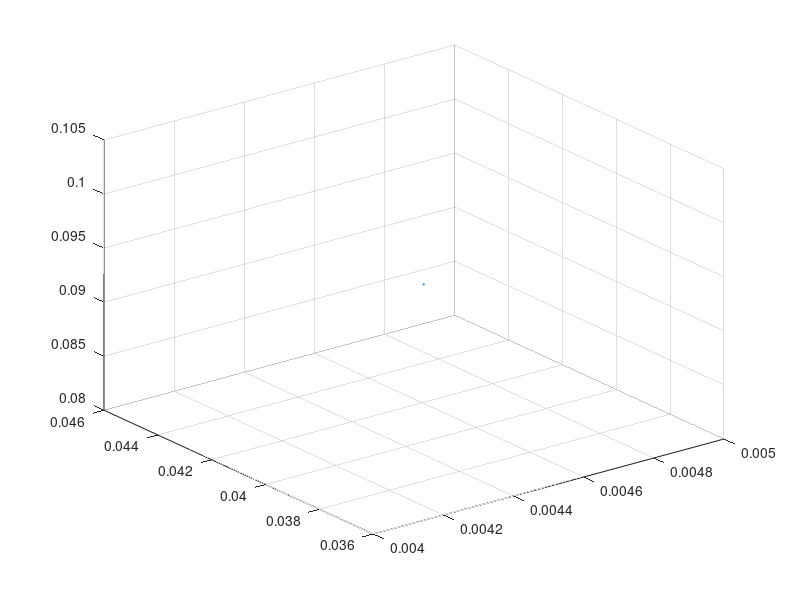

Here is the MATLAB script that generated this plot:
scatter3(0.163335, 0.063000, 0.092832, 1);
scatter3(0.163645, 0.063000, 0.085082, 1);
scatter3(0.164376, 0.063000, 0.029267, 1);
scatter3(0.164590, 0.063000, 0.016311, 1);
scatter3(0.164590, 0.063000, 0.016311, 1);
scatter3(0.164614, 0.063000, 0.013116, 1);
scatter3(0.164614, 0.063000, 0.013116, 1);
scatter3(0.162800, 0.063000, 0.030529, 1);
scatter3(0.159306, 0.063000, 0.092958, 1);
scatter3(0.159306, 0.063000, 0.092958, 1);
scatter3(0.162948, 0.063000, 0.023641, 1);
scatter3(0.162894, 0.063000, 0.020793, 1);
scatter3(0.162069, 0.063000, 0.032574, 1);
scatter3(0.158816, 0.063000, 0.085148, 1);
scatter3(0.158816, 0.063000, 0.085148, 1);
scatter3(0.161664, 0.063000, 0.016113, 1);
scatter3(0.161664, 0.063000, 0.016113, 1);
scatter3(0.159877, 0.063000, 0.035703, 1);
scatter3(0.159810, 0.063000, 0.032173, 1);
scatter3(0.160786, 0.063000, 0.013117, 1);
scatter3(0.160786, 0.063000, 0.013117, 1);
scatter3(0.160194, 0.063000, 0.016139, 1);
scatter3(0.157366, 0.053392, 0.093000, 1);
scatter3(0.157366, 0.053392, 0.093000, 1);
scatter3(0.159316, 0.063000, 0.020374, 1);
scatter3(0.155215, 0.063000, 0.089169, 1);
scatter3(0.155354, 0.063000, 0.084966, 1);
scatter3(0.155354, 0.063000, 0.084966, 1);
scatter3(0.158929, 0.063000, 0.013158, 1);
scatter3(0.158929, 0.063000, 0.013158, 1);
scatter3(0.157984, 0.063000, 0.029949, 1);
scatter3(0.157750, 0.063000, 0.016285, 1);
scatter3(0.157750, 0.063000, 0.016285, 1);
scatter3(0.153913, 0.063000, 0.088900, 1);
scatter3(0.154441, 0.063000, 0.075009, 1);
scatter3(0.154602, 0.063000, 0.068024, 1);
scatter3(0.154602, 0.063000, 0.068024, 1);
scatter3(0.153263, 0.063000, 0.092840, 1);
scatter3(0.153263, 0.063000, 0.092840, 1);
scatter3(0.156402, 0.063000, 0.029770, 1);
scatter3(0.156402, 0.063000, 0.029770, 1);
scatter3(0.154698, 0.063000, 0.061931, 1);
scatter3(0.153176, 0.063000, 0.085114, 1);
scatter3(0.153176, 0.063000, 0.085114, 1);
scatter3(0.156355, 0.063000, 0.020357, 1);
scatter3(0.153389, 0.063000, 0.072814, 1);
scatter3(0.154964, 0.063000, 0.032202, 1);
scatter3(0.154964, 0.063000, 0.032202, 1);
scatter3(0.153347, 0.063000, 0.061935, 1);
scatter3(0.153016, 0.063000, 0.067907, 1);
scatter3(0.153016, 0.063000, 0.067907, 1);
scatter3(0.152664, 0.063000, 0.070942, 1);
scatter3(0.152664, 0.063000, 0.070942, 1);
scatter3(0.151458, 0.063000, 0.092895, 1);
scatter3(0.154997, 0.063000, 0.016073, 1);
scatter3(0.150955, 0.063000, 0.088950, 1);
scatter3(0.150955, 0.063000, 0.088950, 1);
scatter3(0.151858, 0.053360, 0.093000, 1);
scatter3(0.151858, 0.053360, 0.093000, 1);
scatter3(0.151957, 0.063000, 0.064748, 1);
scatter3(0.151835, 0.063000, 0.066609, 1);
scatter3(0.153411, 0.063000, 0.029064, 1);
scatter3(0.153455, 0.063000, 0.025839, 1);
scatter3(0.150897, 0.063000, 0.075021, 1);
scatter3(0.150897, 0.063000, 0.075021, 1);
scatter3(0.153427, 0.063000, 0.021402, 1);
scatter3(0.149958, 0.063000, 0.085461, 1);
scatter3(0.151011, 0.063000, 0.063397, 1);
scatter3(0.150625, 0.063000, 0.068044, 1);
scatter3(0.150625, 0.063000, 0.068044, 1);
scatter3(0.150785, 0.063000, 0.061896, 1);
scatter3(0.150785, 0.063000, 0.061896, 1);
scatter3(0.149023, 0.063000, 0.092687, 1);
scatter3(0.149649, 0.063000, 0.070872, 1);
scatter3(0.149414, 0.063000, 0.072811, 1);
scatter3(0.148417, 0.063000, 0.081201, 1);
scatter3(0.148954, 0.063000, 0.067964, 1);
scatter3(0.148954, 0.063000, 0.067964, 1);
scatter3(0.148456, 0.063000, 0.074702, 1);
scatter3(0.148456, 0.063000, 0.074702, 1);
scatter3(0.151163, 0.063000, 0.016075, 1);
scatter3(0.147631, 0.063000, 0.089195, 1);
scatter3(0.147481, 0.063000, 0.085033, 1);
scatter3(0.148294, 0.063000, 0.065236, 1);
scatter3(0.149725, 0.063000, 0.024360, 1);
scatter3(0.149725, 0.063000, 0.024360, 1);
scatter3(0.150219, 0.063000, 0.013285, 1);
scatter3(0.147074, 0.053399, 0.093000, 1);
scatter3(0.146116, 0.063000, 0.074658, 1);
scatter3(0.146116, 0.063000, 0.074658, 1);
scatter3(0.145245, 0.063000, 0.081307, 1);
scatter3(0.145299, 0.063000, 0.070934, 1);
scatter3(0.145299, 0.063000, 0.070934, 1);
scatter3(0.147680, 0.063000, 0.016101, 1);
scatter3(0.151142, 0.004346, 0.093000, 1);
scatter3(0.145328, 0.063000, 0.064902, 1);
scatter3(0.145328, 0.063000, 0.064902, 1);
scatter3(0.145094, 0.063000, 0.067836, 1);
scatter3(0.145094, 0.063000, 0.067836, 1);
scatter3(0.144692, 0.063000, 0.075087, 1);
scatter3(0.144476, 0.063000, 0.072828, 1);
scatter3(0.144051, 0.053293, 0.093000, 1);
scatter3(0.144051, 0.053293, 0.093000, 1);
scatter3(0.144344, 0.063000, 0.057785, 1);
scatter3(0.142487, 0.063000, 0.092803, 1);
scatter3(0.142487, 0.063000, 0.092803, 1);
scatter3(0.144196, 0.063000, 0.047528, 1);
scatter3(0.145426, 0.063000, 0.013021, 1);
scatter3(0.145426, 0.063000, 0.013021, 1);
scatter3(0.142671, 0.063000, 0.067702, 1);
scatter3(0.142671, 0.063000, 0.067702, 1);
scatter3(0.144330, 0.063000, 0.016373, 1);
scatter3(0.142689, 0.063000, 0.054618, 1);
scatter3(0.141551, 0.063000, 0.070827, 1);
scatter3(0.141551, 0.063000, 0.070827, 1);
scatter3(0.141882, 0.063000, 0.061821, 1);
scatter3(0.142038, 0.063000, 0.057694, 1);
scatter3(0.142042, 0.063000, 0.056124, 1);
scatter3(0.142042, 0.063000, 0.056124, 1);
scatter3(0.141841, 0.063000, 0.047439, 1);
scatter3(0.141841, 0.063000, 0.047439, 1);
scatter3(0.141045, 0.052344, 0.093000, 1);
scatter3(0.140472, 0.063000, 0.074696, 1);
scatter3(0.140472, 0.063000, 0.074696, 1);
scatter3(0.140511, 0.063000, 0.067824, 1);
scatter3(0.140511, 0.063000, 0.067824, 1);
scatter3(0.141013, 0.063000, 0.051677, 1);
scatter3(0.140547, 0.063000, 0.061990, 1);
scatter3(0.139555, 0.063000, 0.085135, 1);
scatter3(0.140043, 0.063000, 0.070826, 1);
scatter3(0.140043, 0.063000, 0.070826, 1);
scatter3(0.140460, 0.063000, 0.057598, 1);
scatter3(0.140460, 0.063000, 0.057598, 1);
scatter3(0.144843, 0.006062, 0.093000, 1);
scatter3(0.144843, 0.006062, 0.093000, 1);
scatter3(0.145203, 0.001611, 0.093000, 1);
scatter3(0.140333, 0.063000, 0.047316, 1);
scatter3(0.138038, 0.063000, 0.092958, 1);
scatter3(0.138523, 0.063000, 0.074731, 1);
scatter3(0.138523, 0.063000, 0.074731, 1);
scatter3(0.139116, 0.063000, 0.056129, 1);
scatter3(0.139116, 0.063000, 0.056129, 1);
scatter3(0.138920, 0.063000, 0.054553, 1);
scatter3(0.137725, 0.063000, 0.085287, 1);
scatter3(0.137725, 0.063000, 0.085287, 1);
scatter3(0.138778, 0.063000, 0.052007, 1);
scatter3(0.140080, 0.063000, 0.013200, 1);
scatter3(0.140080, 0.063000, 0.013200, 1);
scatter3(0.139770, 0.063000, 0.016618, 1);
scatter3(0.139770, 0.063000, 0.016618, 1);
scatter3(0.137055, 0.063000, 0.081243, 1);
scatter3(0.137055, 0.063000, 0.081243, 1);
scatter3(0.137124, 0.063000, 0.075690, 1);
scatter3(0.137124, 0.063000, 0.075690, 1);
scatter3(0.137090, 0.063000, 0.070854, 1);
scatter3(0.136927, 0.063000, 0.072981, 1);
scatter3(0.137089, 0.063000, 0.061883, 1);
scatter3(0.137724, 0.063000, 0.041624, 1);
scatter3(0.136859, 0.063000, 0.057785, 1);
scatter3(0.136859, 0.063000, 0.057785, 1);
scatter3(0.137453, 0.063000, 0.016165, 1);
scatter3(0.134583, 0.063000, 0.092918, 1);
scatter3(0.134819, 0.063000, 0.085284, 1);
scatter3(0.134819, 0.063000, 0.085284, 1);
scatter3(0.136693, 0.063000, 0.032488, 1);
scatter3(0.135119, 0.063000, 0.075056, 1);
scatter3(0.135119, 0.063000, 0.075056, 1);
scatter3(0.135067, 0.063000, 0.076224, 1);
scatter3(0.135528, 0.063000, 0.055789, 1);
scatter3(0.136816, 0.063000, 0.013423, 1);
scatter3(0.135038, 0.063000, 0.059785, 1);
scatter3(0.134147, 0.063000, 0.081386, 1);
scatter3(0.134147, 0.063000, 0.081386, 1);
scatter3(0.134646, 0.063000, 0.064869, 1);
scatter3(0.134646, 0.063000, 0.064869, 1);
scatter3(0.133690, 0.063000, 0.088987, 1);
scatter3(0.133690, 0.063000, 0.088987, 1);
scatter3(0.133544, 0.063000, 0.087064, 1);
scatter3(0.134832, 0.063000, 0.047350, 1);
scatter3(0.134832, 0.063000, 0.047350, 1);
scatter3(0.133852, 0.063000, 0.062057, 1);
scatter3(0.133866, 0.063000, 0.056121, 1);
scatter3(0.134299, 0.063000, 0.041654, 1);
scatter3(0.134299, 0.063000, 0.041654, 1);
scatter3(0.133809, 0.063000, 0.054483, 1);
scatter3(0.133809, 0.063000, 0.054483, 1);
scatter3(0.132915, 0.063000, 0.072840, 1);
scatter3(0.131927, 0.063000, 0.089131, 1);
scatter3(0.132696, 0.063000, 0.057380, 1);
scatter3(0.132188, 0.063000, 0.070835, 1);
scatter3(0.132188, 0.063000, 0.070835, 1);
scatter3(0.131790, 0.063000, 0.074665, 1);
scatter3(0.131790, 0.063000, 0.074665, 1);
scatter3(0.132043, 0.063000, 0.064874, 1);
scatter3(0.132043, 0.063000, 0.064874, 1);
scatter3(0.131264, 0.063000, 0.082291, 1);
scatter3(0.131264, 0.063000, 0.082291, 1);
scatter3(0.131107, 0.052887, 0.093000, 1);
scatter3(0.131750, 0.063000, 0.044618, 1);
scatter3(0.131750, 0.063000, 0.044618, 1);
scatter3(0.131139, 0.063000, 0.051640, 1);
scatter3(0.131139, 0.063000, 0.051640, 1);
scatter3(0.129796, 0.063000, 0.081213, 1);
scatter3(0.129840, 0.063000, 0.067894, 1);
scatter3(0.130002, 0.063000, 0.058027, 1);
scatter3(0.130002, 0.063000, 0.058027, 1);
scatter3(0.129843, 0.063000, 0.061898, 1);
scatter3(0.130341, 0.063000, 0.044597, 1);
scatter3(0.130341, 0.063000, 0.044597, 1);
scatter3(0.130341, 0.063000, 0.044597, 1);
scatter3(0.130733, 0.063000, 0.013191, 1);
scatter3(0.128495, 0.063000, 0.081282, 1);
scatter3(0.128495, 0.063000, 0.081282, 1);
scatter3(0.132939, 0.006838, 0.093000, 1);
scatter3(0.129502, 0.063000, 0.041668, 1);
scatter3(0.129502, 0.063000, 0.041668, 1);
scatter3(0.128729, 0.063000, 0.064826, 1);
scatter3(0.128729, 0.063000, 0.064826, 1);
scatter3(0.128383, 0.063000, 0.075004, 1);
scatter3(0.128383, 0.063000, 0.075004, 1);
scatter3(0.128878, 0.063000, 0.054666, 1);
scatter3(0.128878, 0.063000, 0.054666, 1);
scatter3(0.128083, 0.063000, 0.062121, 1);
scatter3(0.128247, 0.063000, 0.025530, 1);
scatter3(0.128247, 0.063000, 0.025530, 1);
scatter3(0.126488, 0.063000, 0.080988, 1);
scatter3(0.125984, 0.063000, 0.074587, 1);
scatter3(0.125984, 0.063000, 0.074587, 1);
scatter3(0.126261, 0.063000, 0.051636, 1);
scatter3(0.127145, 0.063000, 0.016096, 1);
scatter3(0.125805, 0.063000, 0.061867, 1);
scatter3(0.125136, 0.063000, 0.081246, 1);
scatter3(0.125136, 0.063000, 0.081246, 1);
scatter3(0.124512, 0.063000, 0.089044, 1);
scatter3(0.126476, 0.063000, 0.013169, 1);
scatter3(0.126476, 0.063000, 0.013169, 1);
scatter3(0.125279, 0.063000, 0.054653, 1);
scatter3(0.125279, 0.063000, 0.054653, 1);
scatter3(0.128709, 0.001940, 0.093000, 1);
scatter3(0.124552, 0.063000, 0.064834, 1);
scatter3(0.124552, 0.063000, 0.064834, 1);
scatter3(0.123714, 0.063000, 0.092835, 1);
scatter3(0.128223, 0.001326, 0.093000, 1);
scatter3(0.128223, 0.001326, 0.093000, 1);
scatter3(0.123794, 0.063000, 0.059725, 1);
scatter3(0.123098, 0.063000, 0.081250, 1);
scatter3(0.123098, 0.063000, 0.081250, 1);
scatter3(0.124812, 0.063000, 0.013167, 1);
scatter3(0.124812, 0.063000, 0.013167, 1);
scatter3(0.122519, 0.063000, 0.085088, 1);
scatter3(0.122519, 0.063000, 0.085088, 1);
scatter3(0.123346, 0.063000, 0.051606, 1);
scatter3(0.123346, 0.063000, 0.051606, 1);
scatter3(0.122345, 0.063000, 0.089024, 1);
scatter3(0.122345, 0.063000, 0.089024, 1);
scatter3(0.123113, 0.063000, 0.054673, 1);
scatter3(0.123113, 0.063000, 0.054673, 1);
scatter3(0.122562, 0.063000, 0.074343, 1);
scatter3(0.122562, 0.063000, 0.074343, 1);
scatter3(0.123155, 0.063000, 0.013182, 1);
scatter3(0.123155, 0.063000, 0.013182, 1);
scatter3(0.121604, 0.063000, 0.057541, 1);
scatter3(0.121172, 0.063000, 0.061887, 1);
scatter3(0.120499, 0.063000, 0.064903, 1);
scatter3(0.119693, 0.063000, 0.092849, 1);
scatter3(0.119708, 0.063000, 0.085400, 1);
scatter3(0.119545, 0.053341, 0.093000, 1);
scatter3(0.119545, 0.053341, 0.093000, 1);
scatter3(0.119482, 0.063000, 0.051622, 1);
scatter3(0.119482, 0.063000, 0.051622, 1);
scatter3(0.120206, 0.063000, 0.013135, 1);
scatter3(0.118893, 0.063000, 0.067867, 1);
scatter3(0.118893, 0.063000, 0.067867, 1);
scatter3(0.118897, 0.063000, 0.039923, 1);
scatter3(0.118897, 0.063000, 0.039923, 1);
scatter3(0.118897, 0.063000, 0.039923, 1);
scatter3(0.118316, 0.063000, 0.054619, 1);
scatter3(0.119025, 0.063000, 0.016397, 1);
scatter3(0.118676, 0.063000, 0.015947, 1);
scatter3(0.118676, 0.063000, 0.015947, 1);
scatter3(0.118676, 0.063000, 0.015947, 1);
scatter3(0.117229, 0.063000, 0.067736, 1);
scatter3(0.116484, 0.063000, 0.085290, 1);
scatter3(0.116484, 0.063000, 0.085290, 1);
scatter3(0.116016, 0.063000, 0.089138, 1);
scatter3(0.117139, 0.063000, 0.036402, 1);
scatter3(0.117139, 0.063000, 0.036402, 1);
scatter3(0.115968, 0.063000, 0.089132, 1);
scatter3(0.115968, 0.063000, 0.089132, 1);
scatter3(0.116615, 0.063000, 0.042746, 1);
scatter3(0.116615, 0.063000, 0.042746, 1);
scatter3(0.116615, 0.063000, 0.042746, 1);
scatter3(0.115916, 0.063000, 0.051632, 1);
scatter3(0.115916, 0.063000, 0.051632, 1);
scatter3(0.115205, 0.063000, 0.081193, 1);
scatter3(0.115205, 0.063000, 0.081193, 1);
scatter3(0.115117, 0.063000, 0.081190, 1);
scatter3(0.114312, 0.063000, 0.092872, 1);
scatter3(0.114312, 0.063000, 0.092872, 1);
scatter3(0.115111, 0.063000, 0.039356, 1);
scatter3(0.115252, 0.063000, 0.031411, 1);
scatter3(0.114545, 0.063000, 0.064899, 1);
scatter3(0.114115, 0.053735, 0.093000, 1);
scatter3(0.114115, 0.053735, 0.093000, 1);
scatter3(0.113378, 0.063000, 0.085384, 1);
scatter3(0.113378, 0.063000, 0.085384, 1);
scatter3(0.114374, 0.063000, 0.013222, 1);
scatter3(0.114374, 0.063000, 0.013222, 1);
scatter3(0.112683, 0.063000, 0.089061, 1);
scatter3(0.112728, 0.063000, 0.081418, 1);
scatter3(0.112728, 0.063000, 0.081418, 1);
scatter3(0.112322, 0.063000, 0.086010, 1);
scatter3(0.111977, 0.063000, 0.092871, 1);
scatter3(0.111977, 0.063000, 0.092871, 1);
scatter3(0.111374, 0.052990, 0.093000, 1);
scatter3(0.110312, 0.063000, 0.057623, 1);
scatter3(0.109783, 0.063000, 0.085098, 1);
scatter3(0.109783, 0.063000, 0.085098, 1);
scatter3(0.109530, 0.063000, 0.088957, 1);
scatter3(0.109530, 0.063000, 0.088957, 1);
scatter3(0.110683, 0.063000, 0.016035, 1);
scatter3(0.109980, 0.063000, 0.054798, 1);
scatter3(0.110463, 0.063000, 0.013143, 1);
scatter3(0.108991, 0.063000, 0.021920, 1);
scatter3(0.108008, 0.063000, 0.054610, 1);
scatter3(0.108008, 0.063000, 0.054610, 1);
scatter3(0.107340, 0.062998, 0.093000, 1);
scatter3(0.107340, 0.062998, 0.093000, 1);
scatter3(0.108129, 0.063000, 0.039399, 1);
scatter3(0.107301, 0.063000, 0.057603, 1);
scatter3(0.106211, 0.053682, 0.093000, 1);
scatter3(0.106760, 0.063000, 0.016060, 1);
scatter3(0.106760, 0.063000, 0.016060, 1);
scatter3(0.107472, 0.018501, 0.093000, 1);
scatter3(0.105460, 0.063000, 0.088928, 1);
scatter3(0.105460, 0.063000, 0.088928, 1);
scatter3(0.103684, 0.063000, 0.089327, 1);
scatter3(0.103904, 0.063000, 0.044372, 1);
scatter3(0.103173, 0.063000, 0.057780, 1);
scatter3(0.103173, 0.063000, 0.057780, 1);
scatter3(0.104433, 0.002833, 0.093000, 1);
scatter3(0.102078, 0.063000, 0.084843, 1);
scatter3(0.102078, 0.063000, 0.084843, 1);
scatter3(0.102047, 0.063000, 0.026189, 1);
scatter3(0.102943, 0.019760, 0.093000, 1);
scatter3(0.100218, 0.063000, 0.028979, 1);
scatter3(0.099924, 0.063000, 0.057481, 1);
scatter3(0.099584, 0.063000, 0.054553, 1);
scatter3(0.099862, 0.063000, 0.012986, 1);
scatter3(0.098809, 0.063000, 0.092833, 1);
scatter3(0.100407, 0.012655, 0.093000, 1);
scatter3(0.100407, 0.012655, 0.093000, 1);
scatter3(0.098618, 0.063000, 0.085310, 1);
scatter3(0.098618, 0.063000, 0.085310, 1);
scatter3(0.098636, 0.063000, 0.034716, 1);
scatter3(0.099079, 0.013397, 0.093000, 1);
scatter3(0.099079, 0.013397, 0.093000, 1);
scatter3(0.097320, 0.063000, 0.057606, 1);
scatter3(0.097163, 0.063000, 0.054427, 1);
scatter3(0.097316, 0.063000, 0.031920, 1);
scatter3(0.097965, 0.013118, 0.093000, 1);
scatter3(0.097928, 0.009234, 0.093000, 1);
scatter3(0.096817, 0.063000, 0.016246, 1);
scatter3(0.096817, 0.063000, 0.016246, 1);
scatter3(0.096216, 0.063000, 0.085341, 1);
scatter3(0.096216, 0.063000, 0.085341, 1);
scatter3(0.096101, 0.062677, 0.093000, 1);
scatter3(0.096927, 0.022642, 0.093000, 1);
scatter3(0.096765, 0.013306, 0.093000, 1);
scatter3(0.096765, 0.013306, 0.093000, 1);
scatter3(0.095576, 0.063000, 0.054601, 1);
scatter3(0.095576, 0.063000, 0.054601, 1);
scatter3(0.095328, 0.063000, 0.056106, 1);
scatter3(0.094991, 0.063000, 0.092786, 1);
scatter3(0.094973, 0.063000, 0.035284, 1);
scatter3(0.095580, 0.021757, 0.093000, 1);
scatter3(0.095377, 0.013229, 0.093000, 1);
scatter3(0.095424, 0.009412, 0.093000, 1);
scatter3(0.094193, 0.063000, 0.054749, 1);
scatter3(0.094193, 0.063000, 0.054749, 1);
scatter3(0.094561, 0.031516, 0.093000, 1);
scatter3(0.093808, 0.063000, 0.057637, 1);
scatter3(0.094074, 0.021287, 0.093000, 1);
scatter3(0.094074, 0.021287, 0.093000, 1);
scatter3(0.093176, 0.053187, 0.093000, 1);
scatter3(0.093985, 0.013310, 0.093000, 1);
scatter3(0.092968, 0.063000, 0.056097, 1);
scatter3(0.092778, 0.062975, 0.093000, 1);
scatter3(0.092778, 0.062975, 0.093000, 1);
scatter3(0.092807, 0.063000, 0.054575, 1);
scatter3(0.093098, 0.009240, 0.093000, 1);
scatter3(0.092789, 0.017751, 0.093000, 1);
scatter3(0.092789, 0.017751, 0.093000, 1);
scatter3(0.092429, 0.023243, 0.093000, 1);
scatter3(0.091492, 0.063000, 0.016231, 1);
scatter3(0.091885, 0.028552, 0.093000, 1);
scatter3(0.091831, 0.013068, 0.093000, 1);
scatter3(0.091831, 0.013068, 0.093000, 1);
scatter3(0.091073, 0.031781, 0.093000, 1);
scatter3(0.091126, 0.021491, 0.093000, 1);
scatter3(0.091004, 0.025931, 0.093000, 1);
scatter3(0.091115, 0.008931, 0.093000, 1);
scatter3(0.090211, 0.013559, 0.093000, 1);
scatter3(0.090010, 0.021290, 0.093000, 1);
scatter3(0.089800, 0.024807, 0.093000, 1);
scatter3(0.089034, 0.063000, 0.054556, 1);
scatter3(0.089643, 0.002618, 0.093000, 1);
scatter3(0.089355, 0.017067, 0.093000, 1);
scatter3(0.089355, 0.017067, 0.093000, 1);
scatter3(0.089253, 0.009286, 0.093000, 1);
scatter3(0.088849, 0.021465, 0.093000, 1);
scatter3(0.087907, 0.014055, 0.093000, 1);
scatter3(0.087907, 0.014055, 0.093000, 1);
scatter3(0.087570, 0.032001, 0.093000, 1);
scatter3(0.086923, 0.063000, 0.054611, 1);
scatter3(0.087453, 0.021087, 0.093000, 1);
scatter3(0.087453, 0.021087, 0.093000, 1);
scatter3(0.087222, 0.025097, 0.093000, 1);
scatter3(0.086984, 0.029174, 0.093000, 1);
scatter3(0.086369, 0.063000, 0.026409, 1);
scatter3(0.086317, 0.063000, 0.030499, 1);
scatter3(0.086283, 0.063000, 0.036002, 1);
scatter3(0.086283, 0.063000, 0.036002, 1);
scatter3(0.086089, 0.063000, 0.040920, 1);
scatter3(0.085961, 0.063000, 0.057788, 1);
scatter3(0.086528, 0.009525, 0.093000, 1);
scatter3(0.086451, 0.016738, 0.093000, 1);
scatter3(0.086020, 0.021405, 0.093000, 1);
scatter3(0.086020, 0.021405, 0.093000, 1);
scatter3(0.085704, 0.028479, 0.093000, 1);
scatter3(0.085737, 0.014391, 0.093000, 1);
scatter3(0.085354, 0.017800, 0.093000, 1);
scatter3(0.084654, 0.063000, 0.016000, 1);
scatter3(0.084615, 0.063000, 0.040378, 1);
scatter3(0.084508, 0.029469, 0.093000, 1);
scatter3(0.084188, 0.019995, 0.093000, 1);
scatter3(0.083182, 0.063000, 0.040079, 1);
scatter3(0.083182, 0.063000, 0.040079, 1);
scatter3(0.083466, 0.013126, 0.093000, 1);
scatter3(0.083466, 0.013126, 0.093000, 1);
scatter3(0.083389, 0.025437, 0.093000, 1);
scatter3(0.082922, 0.031537, 0.093000, 1);
scatter3(0.082663, 0.016351, 0.093000, 1);
scatter3(0.082535, 0.009247, 0.093000, 1);
scatter3(0.082524, 0.003015, 0.093000, 1);
scatter3(0.081852, 0.063000, 0.035441, 1);
scatter3(0.081852, 0.063000, 0.035441, 1);
scatter3(0.081515, 0.016288, 0.093000, 1);
scatter3(0.081079, 0.063000, 0.031540, 1);
scatter3(0.081079, 0.063000, 0.031540, 1);
scatter3(0.080878, 0.063000, 0.015975, 1);
scatter3(0.081136, 0.012373, 0.093000, 1);
scatter3(0.080823, 0.063000, 0.050454, 1);
scatter3(0.080727, 0.063000, 0.043028, 1);
scatter3(0.080446, 0.063000, 0.028732, 1);
scatter3(0.079894, 0.063000, 0.030517, 1);
scatter3(0.080171, 0.016568, 0.093000, 1);
scatter3(0.079691, 0.063000, 0.047149, 1);
scatter3(0.079315, 0.022200, 0.093000, 1);
scatter3(0.078850, 0.063000, 0.031346, 1);
scatter3(0.078850, 0.063000, 0.031346, 1);
scatter3(0.078591, 0.009614, 0.093000, 1);
scatter3(0.077934, 0.063000, 0.033556, 1);
scatter3(0.077712, 0.024320, 0.093000, 1);
scatter3(0.077232, 0.063000, 0.031301, 1);
scatter3(0.077462, 0.013237, 0.093000, 1);
scatter3(0.076717, 0.063000, 0.035407, 1);
scatter3(0.076884, 0.015800, 0.093000, 1);
scatter3(0.076706, 0.063000, 0.047333, 1);
scatter3(0.076440, 0.063000, 0.032526, 1);
scatter3(0.076521, 0.012111, 0.093000, 1);
scatter3(0.075569, 0.014164, 0.093000, 1);
scatter3(0.075362, 0.063000, 0.032435, 1);
scatter3(0.074731, 0.002467, 0.093000, 1);
scatter3(0.074775, 0.063000, 0.072699, 1);
scatter3(0.074518, 0.019619, 0.093000, 1);
scatter3(0.074447, 0.019572, 0.093000, 1);
scatter3(0.073805, 0.063000, 0.042820, 1);
scatter3(0.073301, 0.063000, 0.045428, 1);
scatter3(0.073261, 0.063000, 0.047127, 1);
scatter3(0.072826, 0.063000, 0.081600, 1);
scatter3(0.072826, 0.063000, 0.081600, 1);
scatter3(0.072056, 0.063000, 0.027370, 1);
scatter3(0.072056, 0.063000, 0.027370, 1);
scatter3(0.072056, 0.063000, 0.027370, 1);
scatter3(0.071490, 0.063000, 0.043790, 1);
scatter3(0.071409, 0.063000, 0.042138, 1);
scatter3(0.071207, 0.063000, 0.046776, 1);
scatter3(0.070932, 0.063000, 0.035369, 1);
scatter3(0.070831, 0.063000, 0.040124, 1);
scatter3(0.070312, 0.063000, 0.027251, 1);
scatter3(0.069073, 0.063000, 0.049845, 1);
scatter3(0.068837, 0.063000, 0.039999, 1);
scatter3(0.068828, 0.063000, 0.048051, 1);
scatter3(0.068638, 0.063000, 0.052283, 1);
scatter3(0.068083, 0.063000, 0.049730, 1);
scatter3(0.067382, 0.063000, 0.048001, 1);
scatter3(0.067864, 0.063000, 0.090999, 1);
scatter3(0.066577, 0.063000, 0.042814, 1);
scatter3(0.066124, 0.063000, 0.034405, 1);
scatter3(0.065953, 0.063000, 0.050422, 1);
scatter3(0.065917, 0.063000, 0.081657, 1);
scatter3(0.065917, 0.063000, 0.081657, 1);
scatter3(0.064522, 0.063000, 0.027224, 1);
scatter3(0.063824, 0.063000, 0.033868, 1);
scatter3(0.063709, 0.063000, 0.034473, 1);
scatter3(0.063709, 0.063000, 0.034473, 1);
scatter3(0.062609, 0.063000, 0.045776, 1);
scatter3(0.060783, 0.063000, 0.027157, 1);
scatter3(0.060783, 0.063000, 0.027157, 1);
scatter3(0.059449, 0.063000, 0.035313, 1);
scatter3(0.058844, 0.063000, 0.050085, 1);
scatter3(0.058472, 0.063000, 0.043057, 1);
scatter3(0.057292, 0.063000, 0.042117, 1);
scatter3(0.057125, 0.063000, 0.044015, 1);
scatter3(0.057125, 0.063000, 0.044015, 1);
scatter3(0.056522, 0.063000, 0.040157, 1);
scatter3(0.055697, 0.063000, 0.014935, 1);
scatter3(0.053681, 0.063000, 0.013250, 1);
scatter3(0.054421, 0.063000, 0.044862, 1);
scatter3(0.054451, 0.063000, 0.049487, 1);
scatter3(0.054451, 0.063000, 0.049487, 1);
scatter3(0.054201, 0.063000, 0.052081, 1);
scatter3(0.052158, 0.063000, 0.014149, 1);
scatter3(0.052574, 0.063000, 0.043157, 1);
scatter3(0.052082, 0.063000, 0.029799, 1);
scatter3(0.052082, 0.063000, 0.029799, 1);
scatter3(0.052082, 0.063000, 0.029799, 1);
scatter3(0.052314, 0.063000, 0.050353, 1);
scatter3(0.052314, 0.063000, 0.050353, 1);
scatter3(0.052314, 0.063000, 0.050353, 1);
scatter3(0.051144, 0.063000, 0.014339, 1);
scatter3(0.051177, 0.063000, 0.031839, 1);
scatter3(0.050731, 0.063000, 0.030400, 1);
scatter3(0.050731, 0.063000, 0.030400, 1);
scatter3(0.049865, 0.063000, 0.033791, 1);
scatter3(0.049865, 0.063000, 0.033791, 1);
scatter3(0.050198, 0.063000, 0.052096, 1);
scatter3(0.050198, 0.063000, 0.052096, 1);
scatter3(0.050100, 0.063000, 0.049250, 1);
scatter3(0.050100, 0.063000, 0.049250, 1);
scatter3(0.050064, 0.063000, 0.050574, 1);
scatter3(0.049115, 0.063000, 0.029134, 1);
scatter3(0.049115, 0.063000, 0.029134, 1);
scatter3(0.049529, 0.063000, 0.044765, 1);
scatter3(0.048554, 0.063000, 0.026972, 1);
scatter3(0.049184, 0.063000, 0.050536, 1);
scatter3(0.048157, 0.063000, 0.033640, 1);
scatter3(0.049688, 0.062008, 0.093000, 1);
scatter3(0.048423, 0.063000, 0.051221, 1);
scatter3(0.048356, 0.063000, 0.051970, 1);
scatter3(0.047810, 0.063000, 0.035424, 1);
scatter3(0.047758, 0.063000, 0.046777, 1);
scatter3(0.047136, 0.063000, 0.029133, 1);
scatter3(0.046530, 0.063000, 0.033804, 1);
scatter3(0.046530, 0.063000, 0.033804, 1);
scatter3(0.047159, 0.063000, 0.055986, 1);
scatter3(0.046021, 0.063000, 0.030507, 1);
scatter3(0.045908, 0.063000, 0.030461, 1);
scatter3(0.046079, 0.063000, 0.048558, 1);
scatter3(0.044672, 0.063000, 0.015108, 1);
scatter3(0.045619, 0.063000, 0.045507, 1);
scatter3(0.044512, 0.063000, 0.013042, 1);
scatter3(0.044512, 0.063000, 0.013042, 1);
scatter3(0.044512, 0.063000, 0.013042, 1);
scatter3(0.045240, 0.063000, 0.043209, 1);
scatter3(0.045445, 0.063000, 0.051879, 1);
scatter3(0.044492, 0.063000, 0.029844, 1);
scatter3(0.044668, 0.063000, 0.045715, 1);
scatter3(0.044321, 0.063000, 0.048911, 1);
scatter3(0.044321, 0.063000, 0.048911, 1);
scatter3(0.044321, 0.063000, 0.048911, 1);
scatter3(0.042703, 0.063000, 0.012674, 1);
scatter3(0.042703, 0.063000, 0.012674, 1);
scatter3(0.043830, 0.063000, 0.050204, 1);
scatter3(0.042513, 0.063000, 0.051706, 1);
scatter3(0.042513, 0.063000, 0.051706, 1);
scatter3(0.040801, 0.063000, 0.013389, 1);
scatter3(0.040117, 0.063000, 0.015415, 1);
scatter3(0.040471, 0.063000, 0.046338, 1);
scatter3(0.038293, 0.063000, 0.015044, 1);
scatter3(0.036818, 0.063000, 0.013778, 1);
scatter3(0.034423, 0.063000, 0.013292, 1);
scatter3(0.034423, 0.063000, 0.013292, 1);
scatter3(0.033727, 0.063000, 0.014740, 1);
scatter3(0.033727, 0.063000, 0.014740, 1);
scatter3(0.030441, 0.063000, 0.014330, 1);
scatter3(0.030441, 0.063000, 0.014330, 1);
scatter3(0.028400, 0.063000, 0.046573, 1);
scatter3(0.028465, 0.063000, 0.049719, 1);
scatter3(0.028465, 0.063000, 0.049719, 1);
scatter3(0.028372, 0.063000, 0.052896, 1);
scatter3(0.028372, 0.063000, 0.052896, 1);
scatter3(0.026437, 0.063000, 0.014425, 1);
scatter3(0.026437, 0.063000, 0.014425, 1);
scatter3(0.027494, 0.063000, 0.055356, 1);
scatter3(0.027543, 0.063000, 0.058262, 1);
scatter3(0.027516, 0.063000, 0.061384, 1);
scatter3(0.027519, 0.063000, 0.066601, 1);
scatter3(0.027519, 0.063000, 0.066601, 1);
scatter3(0.027251, 0.063000, 0.064549, 1);
scatter3(0.026399, 0.063000, 0.048248, 1);
scatter3(0.026273, 0.063000, 0.051219, 1);
scatter3(0.026273, 0.063000, 0.051219, 1);
scatter3(0.026063, 0.063000, 0.046929, 1);
scatter3(0.026562, 0.063000, 0.058515, 1);
scatter3(0.026562, 0.063000, 0.058515, 1);
scatter3(0.025792, 0.063000, 0.043039, 1);
scatter3(0.025792, 0.063000, 0.043039, 1);
scatter3(0.025629, 0.063000, 0.041553, 1);
scatter3(0.026554, 0.063000, 0.061675, 1);
scatter3(0.026554, 0.063000, 0.061675, 1);
scatter3(0.025883, 0.063000, 0.049438, 1);
scatter3(0.026012, 0.063000, 0.053162, 1);
scatter3(0.026444, 0.063000, 0.064531, 1);
scatter3(0.026444, 0.063000, 0.064531, 1);
scatter3(0.025941, 0.063000, 0.055559, 1);
scatter3(0.023678, 0.063000, 0.013400, 1);
scatter3(0.025213, 0.063000, 0.057073, 1);
scatter3(0.024583, 0.063000, 0.047319, 1);
scatter3(0.025158, 0.063000, 0.059544, 1);
scatter3(0.025158, 0.063000, 0.059544, 1);
scatter3(0.025657, 0.063000, 0.070036, 1);
scatter3(0.022974, 0.063000, 0.015446, 1);
scatter3(0.022974, 0.063000, 0.015446, 1);
scatter3(0.025570, 0.063000, 0.070045, 1);
scatter3(0.024647, 0.063000, 0.053704, 1);
scatter3(0.025007, 0.063000, 0.062444, 1);
scatter3(0.023603, 0.063000, 0.046134, 1);
scatter3(0.023538, 0.063000, 0.052395, 1);
scatter3(0.023538, 0.063000, 0.052395, 1);
scatter3(0.023465, 0.063000, 0.057592, 1);
scatter3(0.023448, 0.063000, 0.060732, 1);
scatter3(0.023609, 0.063000, 0.064320, 1);
scatter3(0.023634, 0.063000, 0.066557, 1);
scatter3(0.023634, 0.063000, 0.066557, 1);
scatter3(0.020035, 0.063000, 0.015010, 1);
scatter3(0.020035, 0.063000, 0.015010, 1);
scatter3(0.019395, 0.063000, 0.013746, 1);
scatter3(0.016138, 0.063000, 0.013319, 1);
scatter3(0.016138, 0.063000, 0.013319, 1);
scatter3(0.015342, 0.063000, 0.014780, 1);
scatter3(0.017702, 0.063000, 0.059439, 1);
scatter3(0.013606, 0.063000, 0.038013, 1);
scatter3(0.012629, 0.063000, 0.037807, 1);
scatter3(0.010117, 0.063000, 0.014685, 1);
scatter3(0.010626, 0.063000, 0.046333, 1);
scatter3(0.010626, 0.063000, 0.046333, 1);
scatter3(0.010533, 0.063000, 0.052609, 1);
scatter3(0.010625, 0.063000, 0.057788, 1);
scatter3(0.010625, 0.063000, 0.057788, 1);
scatter3(0.008728, 0.063000, 0.055265, 1);
scatter3(0.008473, 0.063000, 0.059211, 1);
scatter3(0.004134, 0.032724, 0.093000, 1);
scatter3(0.004516, 0.040850, 0.093000, 1);
hold all
